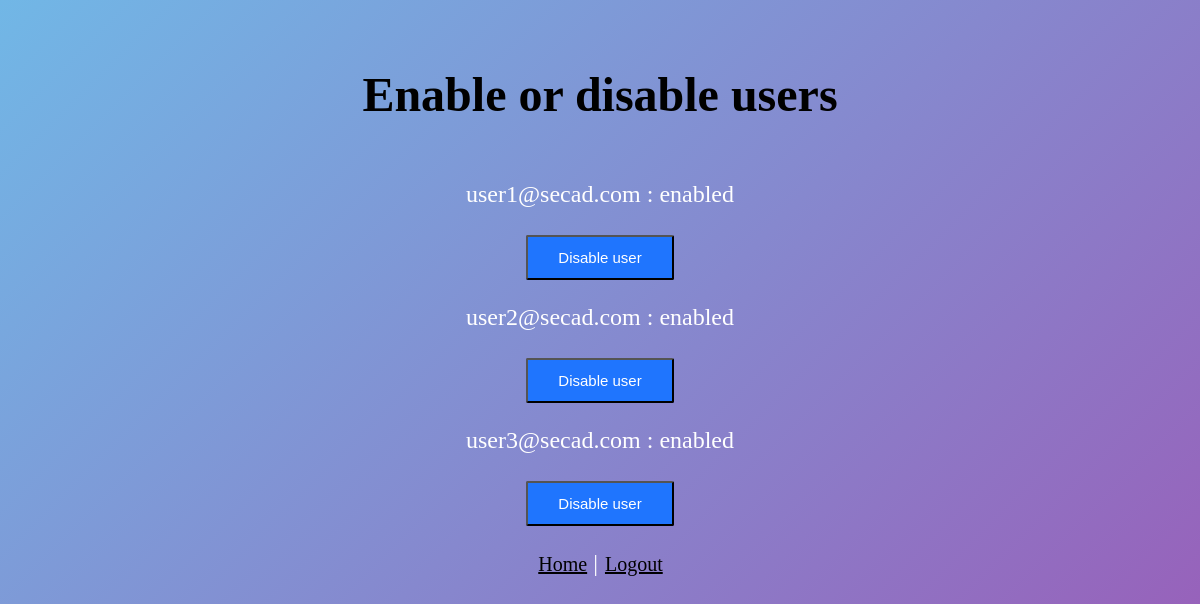
The page /userlist.php (signed in) on the database its author committed.
### tables this page shows
CREATE TABLE users(
	username varchar(50) PRIMARY KEY,
	password varchar(100) NOT NULL,
	first_name varchar(50) NOT NULL,
	last_name varchar(50) NOT NULL,
	email varchar(100) NOT NULL,
	phone_no varchar(10) NOT NULL,
	role varchar(10) NOT NULL,
	status varchar(10) NOT NULL,
	CONSTRAINT username_format CHECK (username REGEXP '^[a-zA-Z0-9._%+-]+@[a-zA-Z0-9.-]+\.[a-zA-Z]{2,}$'),
	CONSTRAINT email_format CHECK (email REGEXP '^[a-zA-Z0-9._%+-]+@[a-zA-Z0-9.-]+\.[a-zA-Z]{2,}$'),
	CONSTRAINT phone_number CHECK (phone_no REGEXP '[0-9]{10}'),
	CONSTRAINT first_name_check CHECK (first_name REGEXP '^[A-Za-z]+$'),
	CONSTRAINT last_name_check CHECK (last_name REGEXP '^[A-Za-z]+$'),
	CONSTRAINT role_check CHECK (role IN ('superuser', 'regular')),
	CONSTRAINT status_check CHECK (status IN ('enabled', 'disabled'))
	);

### src/database.php (the view, shortened to what this page needs)
<?php
    require "databaseConnect.php";
    function userlist(){
        global $mysqli;
        $prepared_sql = "SELECT username, status FROM users where role != 'superuser' ;";
        if(!$stmt = $mysqli ->prepare($prepared_sql)) return FALSE;
        $stmt->execute();
        if(!$stmt->bind_result($username, $status)) echo "Binding failed ";
        while($stmt->fetch()){
            echo htmlentities($username) . "  :  " . htmlentities($status) . "<br><br>";
?>
        <form action="user_roleupdate.php" method="POST" class="text">
<?php
            if(htmlentities($status)=="enabled"){
    ?>
                <button class="button" type="submit">
                Disable user
                </button>
    <?php
            }
?>
        </form>
<?php
        }
    }
?>

### src/index.css (style rules this page uses)
button { background-color: #1F75fe; color: white; padding: 12px 30px; text-align: center; display: inline-block; font-size: 15px; cursor: pointer; border-radius: 2px; }

### rows shown on the page
users: username "user1@secad.com", status "enabled"
users: username "user2@secad.com", status "enabled"
users: username "user3@secad.com", status "enabled"
